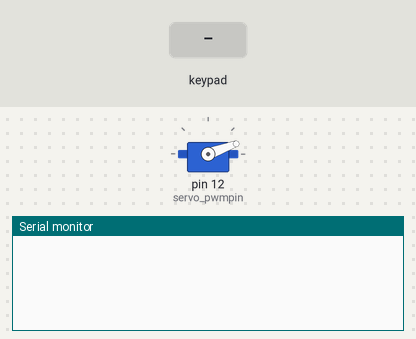
Bench run of a sketch on a simulated Arduino Uno, built with avr-gcc and run on an emulated ATmega328P. Parts: servo, the last lines printed to the serial monitor. Inputs (shaded band) come from the test bench.

Above: at 1.2 s.
1.3 s: key '2' pressed
At 2.4 s:
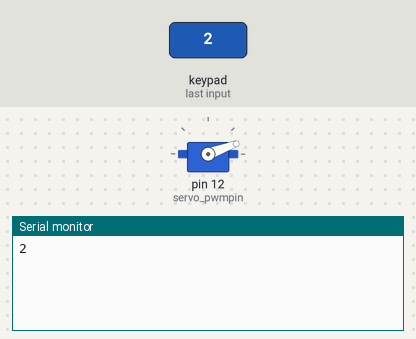
2.8 s: keypad keys 1 0 9 8 7 # pressed 0.4 s apart
At 5.1 s:
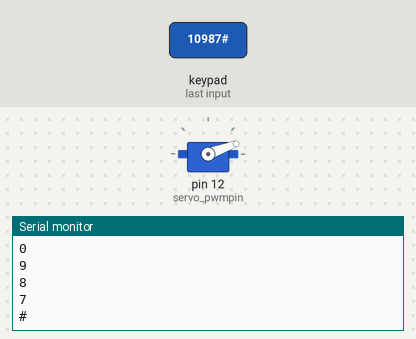
6.7 s: key 'A' pressed
At 7.7 s:
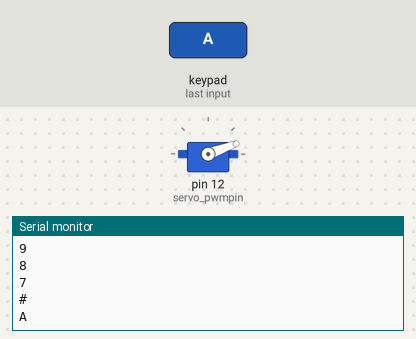
8.2 s: keypad keys 1 0 9 8 7 * pressed 0.4 s apart
At 11.6 s:
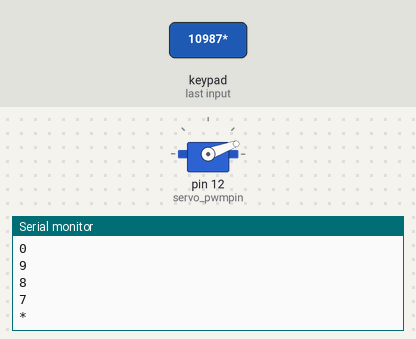
12.1 s: key 'D' pressed
At 13.0 s:
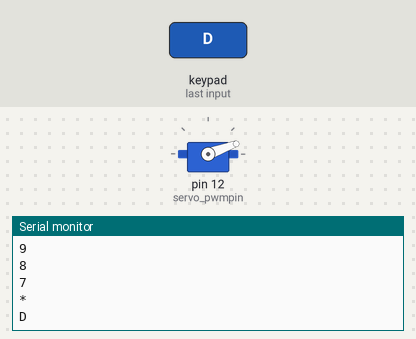
Timing chart, 0 to 14.6 s (numbered marks = the images above; inputs shaded):
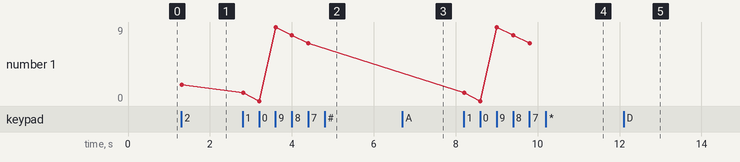

The sketch:

example.ino
```cpp
#include <Servo.h>
#include <Keypad.h>
const byte ROWS = 4; //four rows
const byte COLS = 4; //four columns
//define the cymbols on the buttons of the keypads
char my_keypad[ROWS][COLS]={
  {'1','2','3','A'},
  {'4','5','6','B'},
  {'7','8','9','C'},
  {'*','0','#','D'}
};
byte row_pins[ROWS] = {10,9,8,7}; //connect to the row pinouts of the keypad
byte col_pins[COLS] = {6,5,4,3}; //connect to the column pinouts of the keypad
//initialize an instance of class NewKeypad
Keypad customKeypad = Keypad( makeKeymap(my_keypad), row_pins, col_pins, ROWS, COLS);

Servo my_servo;
int servo_pwmpin = 12;
int angle = 20;
void setup() {
  // put your setup code here, to run once:
  Serial.begin(9600);
  my_servo.attach(servo_pwmpin);

}

void loop() {
  // put your main code here, to run repeatedly:
  char customKey = customKeypad.getKey();
  if (customKey){
    Serial.println(customKey);
  }
  if (angle <= 20)
  {
    angle = 20;
    my_servo.write(angle);
  }
  switch(customKey){
    case '1':
    my_servo.write(angle);
    break;
    case '2':
    my_servo.write(angle+100);
    break;
    default:
    my_servo.write(20);
    break;

  }

}
```

Measured:
- after the input at 1.3 s, the serial monitor: prints a new line at once (image 1)
- after the input at 2.8 s, the serial monitor: prints a new line at once (image 2)
- after the input at 6.7 s, the serial monitor: prints a new line at once (image 3)
- after the input at 8.2 s, the serial monitor: prints a new line at once (image 4)
- after the input at 12.1 s, the serial monitor: prints a new line at once (image 5)
- plotted number 1: 2 → 7 after the input at 2.8 s
